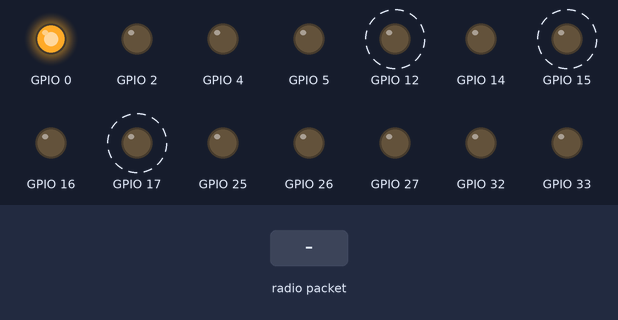
Bench run of a program on a simulated ESP32. On the bench: output pins drawn as LEDs (lit = HIGH). Dashed ring = blinking. Inputs (shaded band) come from the test bench. EEPROM starts erased; no radio packets arrive unless stated; what the program prints to the serial monitor is not drawn.

Above: at 3.7 s.
3.8 s: radio packet "1" arrives
At 4.1 s:
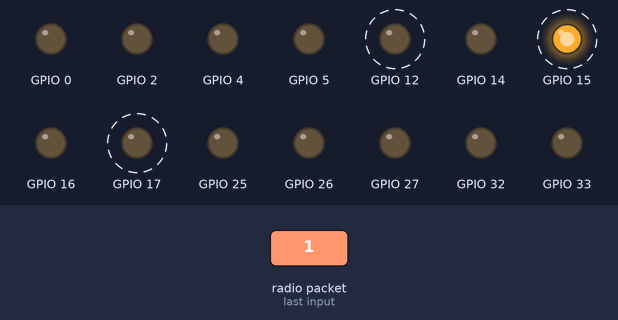
6.8 s: radio packet "0" arrives
At 7.69 s:
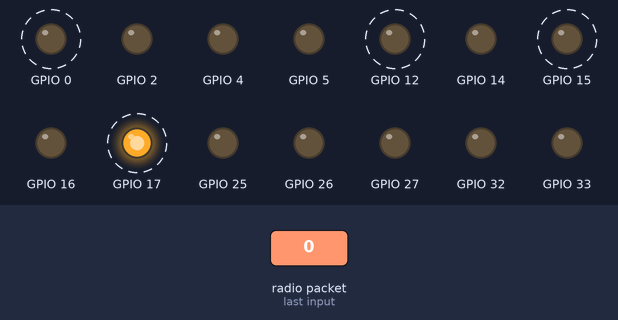
9.8 s: radio packet "2" arrives
At 10.27 s:
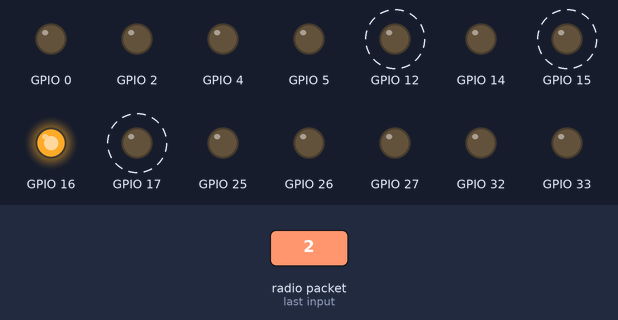
Timing chart, 0 to 18.8 s (numbered marks = the images above; inputs shaded):
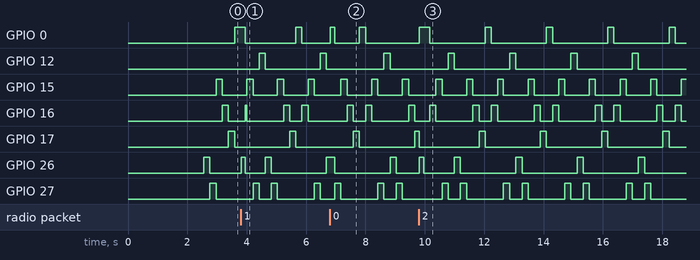

The program:

main.cpp
```cpp
//ESP32 Receiver
#include <Arduino.h>
#include <RF24.h>
#include <ArduinoOTA.h>
#include <wifimqtt.h>
#include <storage.h> //persistent preferences handling
#include <pins.h> //pin declarations and writing
#include <Timer.h>
#include <motor.h>
#include <lights.h>
#include <stick.h>

#define SAFE_MODE false
#define DEBUG_MODE false

#define RADIO_TIMEOUT_MS 150

#define DEFAULT_ANALOG_VALUE 512
#define DEFAULT_DIGITAL_VALUE 0
#define DEFAULT_STICK_THRESHOLD 256

//Motor constants
#define PWM_FREQUENCY 20000
#define PWM_RESOLUTION 8
#define CHANNEL_A 0
#define CHANNEL_B 1
#define MOTOR_TIMER_INTERVAL 5

//Radio setup
RF24 radio(PIN_CE, PIN_CSN); // CE, CSN
constexpr byte address[6] = "00100";

//Data Package
struct __attribute__((packed)) Data_Package {
  uint16_t lx;
  uint16_t ly;
  uint8_t  lz;

  uint16_t rx;
  uint16_t ry;
  uint8_t  rz;
};
Data_Package data;

unsigned long lastRadioRxTime = 0;

bool lowGearEnabled = false;

bool hornActive = false;

//Timer registration
StagedTimer offlineBlinkerTimer(200, 10);
StagedTimer motorIsBlockedTimer(500, 2);

//Motor registration
Motor motor(
  PIN_PWM_FORWARD,
  PIN_PWM_BACKWARD,
  PWM_FREQUENCY,
  PWM_RESOLUTION,
  CHANNEL_A,
  CHANNEL_B,
  MOTOR_TIMER_INTERVAL
);

//Lights
Lights lights(true, LightMode::Off, false);

//Right Stick for light handling
RightStickPathDetector rightStick(DEFAULT_STICK_THRESHOLD);

//Function declarations for use in setup()/loop()
void blinkLightsInOfflinePattern();
void blinkLightsInMotorBlockedPattern();
void printLoopFrequency();

void setup() {
  Serial.begin(115200);
  Serial.println();
  Serial.println("Program: RC Receiver ESP32");
  Serial.println("Setup - Start");

  //Initialize Radio Communication
  const bool radioInitStatus = radio.begin();
  Serial.print("Radio Initialization: ");
  Serial.println(radioInitStatus ? "Success" : "Failed");
  Serial.print("Struct size: ");
  Serial.println(sizeof(Data_Package));
  radio.openReadingPipe(0, address);
  radio.setPALevel(RF24_PA_MAX);
  radio.startListening();

  Serial.print("SAFE MODE ");
  Serial.println(SAFE_MODE ? "enabled, all Pin-Interactions disabled" : "disabled, Pin-Interactions enabled");

  //Init motor
  motor.init();

  //Set pin Modes and write LOW
  initPins();

  const Preferences_Data_Struct savedStates = initPreferences();
  lights.setMode(savedStates.lightMode);
  lights.setDirection(savedStates.direction);
  lights.setCabLightStatus(savedStates.interiorLightsActive);

  if (!SAFE_MODE) {
    lights.write();
  }

  //Set up OTA-Updates
  connectAP();
  delay(500);
  ArduinoOTA.begin();

  Serial.println("Setup - End");
}

void loop() {
  printLoopFrequency();

  if (radio.available()) {
    radio.read(&data, sizeof(Data_Package));
    lastRadioRxTime = millis();
  }
  bool dataIsFresh = (millis() - lastRadioRxTime) <= RADIO_TIMEOUT_MS;

  if (!dataIsFresh) {
    ArduinoOTA.handle();
    motor.block();
    motor.write(data.ly, lowGearEnabled); //<- write nevertheless, blocking is handled internally
    blinkLightsInOfflinePattern();
    writeHorn(false);
    return;
  }

  if (motor.getBlocked() && data.ly == 0) {
    motor.unblock();
  }

  //LX
  if (data.lx < 250) {
    motor.setDirectionIfStopped(true);
  } else if (data.lx > 1024 - 250) {
    motor.setDirectionIfStopped(false);
  }

  //LZ
  hornActive = data.lz;

  //Right Stick
  auto result = rightStick.update(data.rx, data.ry);
  if (result.pathDetected) {
    switch (result.path) {
      case RightStickPathDetector::Path::Up_Left:
        lights.setMode(LightMode::FrontOnly);
        break;

      case RightStickPathDetector::Path::Up_Right:
        lights.setMode(LightMode::FrontAndRear);
        break;

        case RightStickPathDetector::Path::Right_Up:
        //lights.setMode(LightMode::Lz1);
        lights.setDirection(true);
        break;

      case RightStickPathDetector::Path::Right_Down:
        //lights.setMode(LightMode::Off);
        lights.setDirection(false);
        break;

      case RightStickPathDetector::Path::Down_Left:
        lights.setMode(LightMode::Off);
        break;

      case RightStickPathDetector::Path::Down_Right:
        lights.setMode(LightMode::Lz1);
        break;

      case RightStickPathDetector::Path::Left_Up:
        //lights.setMode(LightMode::Lz1);
        lights.setCabLightStatus(true);
        break;

      case RightStickPathDetector::Path::Left_Down:
        //lights.setMode(LightMode::Lz1);
        lights.setCabLightStatus(false);
        break;

      default:
        break;
    }
  }

  //RZ
  lowGearEnabled = !data.rz;

  //store preferences for later
  storeLightStates(Preferences_Data_Struct{lights.getMode(), lights.getInteriorLightsStatus(), lights.getDirection()});

  if (!SAFE_MODE) {
    const bool writeSucceeded = motor.write(data.ly, lowGearEnabled);
    if (writeSucceeded) {
      lights.write();
    } else {
      blinkLightsInMotorBlockedPattern();
    }
    writeHorn(hornActive);
  }
}

// Loop frequency measurement
unsigned long lastLoopMeasureTime = 0;
unsigned long loopCounter = 0;
void printLoopFrequency() {
  loopCounter++;
  const unsigned long currentTime = millis();
  if (currentTime - lastLoopMeasureTime >= 1000) {
    Serial.print("Loops/s: ");
    Serial.println(loopCounter);

    loopCounter = 0;
    lastLoopMeasureTime = currentTime;
  }
}

void blinkLightsInOfflinePattern() {
  switch (offlineBlinkerTimer.getStage()) {
  case 1:
    lights.writeExteriorLights  (
      1, 0,
      0, 0,
      0,
      0, 0,
      0, 0,
      0,
      0
    );
    break;
  case 2:
    lights.writeExteriorLights(
      0, 0,
      1, 0,
      0,
      0, 0,
      0, 0,
      0,
      0
    );
  break;
  case 3:
    lights.writeExteriorLights(
   0, 0,
      0, 0,
      1,
      0, 0,
      0, 0,
      0,
      0
    );
    break;
  case 4:
    lights.writeExteriorLights(
      0, 0,
      0, 0,
      0,
      0, 0,
      0, 0,
      0,
      1
    );
    break;
  case 5:
    lights.writeExteriorLights(
      0, 0,
      0, 0,
      0,
      0, 0,
      0, 0,
      1,
      0
    );
    break;
  case 6:
    lights.writeExteriorLights(
      0, 0,
      0, 0,
      0,
      0, 0,
      1, 0,
      0,
      0
    );
    break;
    case 7:
    lights.writeExteriorLights(
      0, 0,
      0, 0,
      0,
      1, 0,
      0, 0,
      0,
      0
    );
    break;
    case 8:
    lights.writeExteriorLights(
      0, 0,
      0, 0,
      0,
      0, 0,
      0, 0,
      1,
      0
    );
    break;
    case 9:
    lights.writeExteriorLights(
      0, 0,
      0, 0,
      0,
      0, 0,
      0, 0,
      0,
      1
    );
    break;
    case 10:
    lights.writeExteriorLights(
      0, 0,
      0, 0,
      1,
      0, 0,
      0, 0,
      0,
      0
    );
    break;
  default: ;
  }
}

void blinkLightsInMotorBlockedPattern() {
  switch (motorIsBlockedTimer.getStage()) {
    case 1:
      lights.writeExteriorLights(
        0, 1,
        0, 1,
        0,
        0, 1,
        0, 1,
        0,
        0);
      break;
    case 2:
      lights.writeExteriorLights(
        0, 0,
        0, 0,
        0,
        0, 0,
        0, 0,
        0,
        0);
      break;
    default: ;
  }
}
```

Measured:
- by itself, GPIO 0: repeats every 2.1 s: LOW 1.9 s, HIGH 0.21 s
- by itself, GPIO 12, GPIO 17: alternates HIGH for 0.21 s and LOW for 1.9 s
- by itself, GPIO 15: alternates HIGH for 0.20 s and LOW for 0.83 s
- by itself, GPIO 16: repeats every 2.1 s: LOW 1.2 s, HIGH 0.21 s, LOW 0.42 s, HIGH 0.21 s
- by itself, GPIO 27: repeats every 2.1 s: LOW 0.42 s, HIGH 0.21 s, LOW 1.2 s, HIGH 0.21 s
